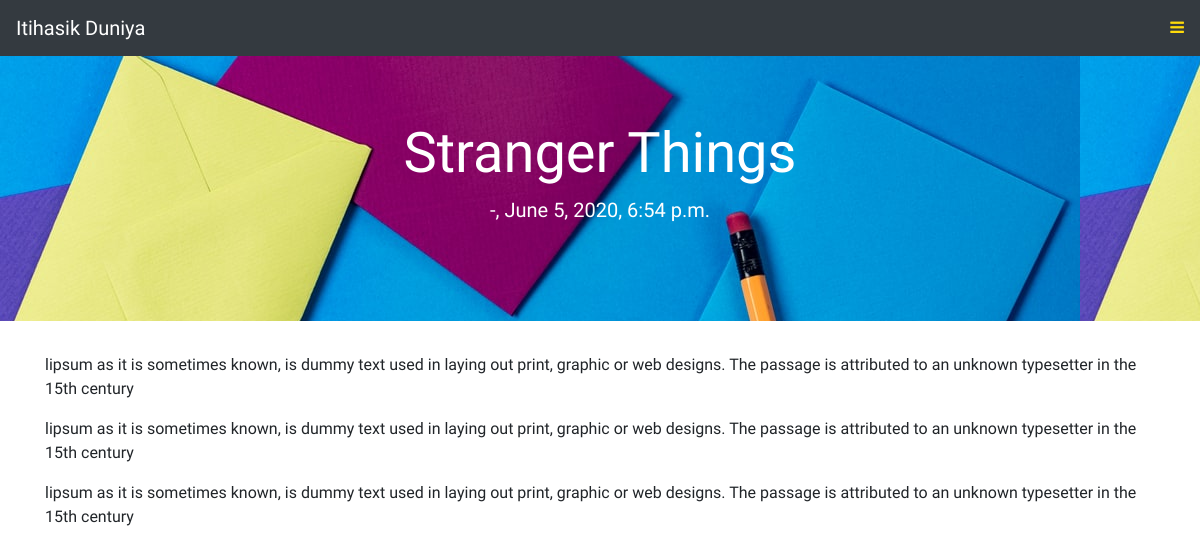
The page /blogdetail/shirt2/ on the database its author committed.
### blogApp/models.py (models this page shows, shortened)
class Blog(models.Model):
	title = models.CharField(max_length=800)
	brief = models.CharField(max_length=2500)
	body = models.TextField()
	image = models.ImageField(upload_to='Blog_Img', null=True, blank=True)
	slug = models.CharField(max_length=100, unique=True)
	date = models.DateTimeField(default=datetime.now)
	class Meta:
		ordering = ['-date']

### blogApp/views.py (the view)
# urls.py: path('blogdetail/<slug>/', BlogDetail.as_view(), name='blogdetail')
class BlogDetail(DetailView):
	model = Blog
	context_object_name = 'blog_details'
	template_name = 'blogdetails.html'

### blogApp/templates/blogdetails.html
{% load static %}
{% include 'header.html' %}
{% include 'nav.html' %}
    <div class="jumbotron jumbotron-fluid" style="background-image: url('{{blog_details.image.url}}'); padding-bottom: 5em;">
        <div class="container">
            <h1 class="display-4 text-white" style="text-align: center;">{{blog_details.title}}</h1>
            <p class="lead text-white" style="text-align: center;">-{{request.user.username}}, {{blog_details.date}}</p>
        </div>
    </div>
    <section>
        <div class="container">
            <p>
                {{blog_details.body|safe}}
            </p>
        </div>
    </section>
{% include 'footer2.html' %}

### blogApp/static/blogApp/css/styleindex.css (style rules this page uses)
html { scroll-behavior: smooth; }
* { margin: 0; padding: 0; box-sizing: border-box; font-family: 'Acme', sans-serif; }
::placeholder { font-size: 0.85rem; }

### rows shown on the page
Blog: image (picture), title "Stranger Things", date "June 5, 2020, 6:54 p.m.", body "lipsum as it is sometimes known, is dummy text used in laying out print, graphic or web designs. The passage is attributed to an unknown typesetter in the 15th century lipsum as it is sometimes known, is dummy text used in laying out print, graphic or web designs. The passage is attributed to an unknown typesetter in the 15th century lipsum as it is sometimes known, is dummy text used in laying out print, graphic or web designs. The passage is attributed to an unknown typesetter in the 15th century"
